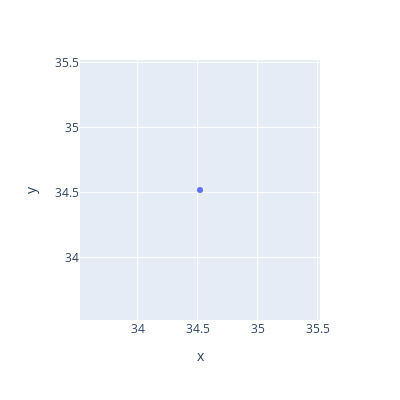

The notebook cell saved with this chart:
### Code cell
yN = y.reshape(observaciones,)
metasN = metas.reshape(observaciones,)
fig = px.scatter(x = yN, y =  metasN)

fig.update_layout(
    width = 400,
    height = 400,)

fig.show()

### Figure 1 — Plotly figure (JSON) as saved in the notebook; plotly's stock layout.template omitted (floating-point values rounded to 4 significant figures)
{"data": [{"hovertemplate": "x=%{x}<br>y=%{y}<extra></extra>", "legendgroup": "", "marker": {"color": "#636efa", "symbol": "circle"}, "mode": "markers", "name": "", "orientation": "v", "showlegend": false, "type": "scatter", "x": [34.52], "xaxis": "x", "y": [34.52], "yaxis": "y"}], "layout": {"height": 400, "legend": {"tracegroupgap": 0}, "margin": {"t": 60}, "width": 400, "xaxis": {"anchor": "y", "domain": [0, 1], "title": {"text": "x"}}, "yaxis": {"anchor": "x", "domain": [0, 1], "title": {"text": "y"}}}}
